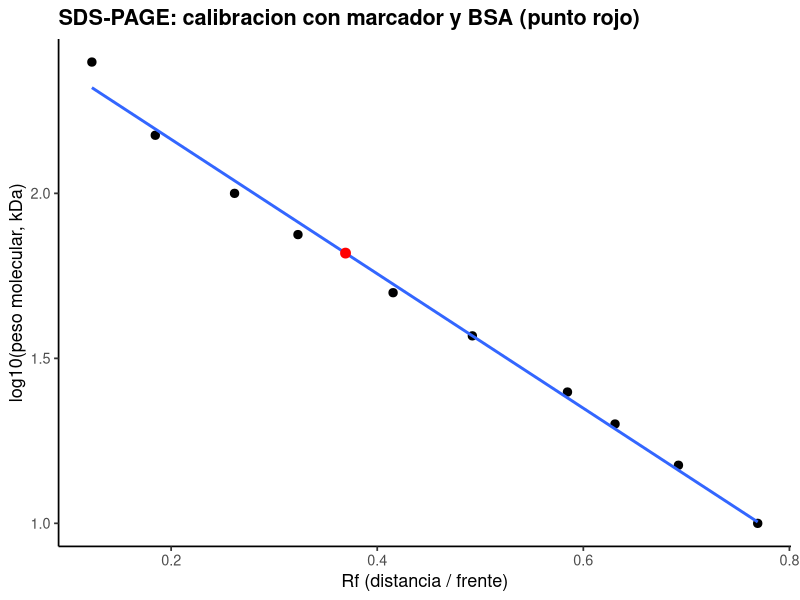
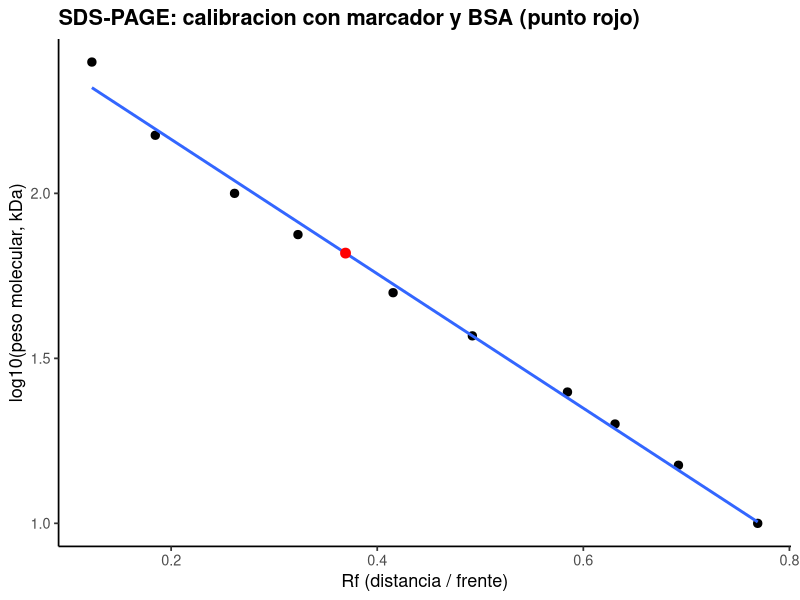

R code for these plots, in order:
# ==========================================================================
# P2. SDS-PAGE: peso molecular a partir de la migracion
# ==========================================================================
# Autor: Dr. Jose Juan Torres Martinez
# Docente de Ciencias Quimicas
# Universidad Autonoma de San Luis Potosi (UASLP)
# Mexico
#
# Material academico para estudiantes
# Serie "Bioseparaciones" - Laboratorio, Practica 2. SDS-PAGE
#
# Descripcion: Se calcula el Rf de cada banda (distancia recorrida entre distancia del frente, 65 mm) y se ajusta log10(PM) contra Rf con el marcador de peso molecular. Con esa recta se estima el peso molecular de la albumina (BSA) a partir de su Rf medido.
#
# Objetivos de aprendizaje:
#   - Calcular el Rf de cada banda del gel.
#   - Ajustar log10(PM) contra Rf con el marcador.
#   - Estimar el peso molecular de la BSA desde su migracion.

# Datos: datos_sds_page.csv (distancia migrada de cada banda del marcador y de la BSA; frente del gel 65 mm).
# ==========================================================================

library(tidyverse)

# --------------------------------------------------------------------------
# 1. Rf de cada banda
# --------------------------------------------------------------------------
# Rf = distancia recorrida por la banda / distancia recorrida por el
# frente del gel (65 mm, medido en el gel).
frente_mm <- 65

datos <- read_csv("datos_sds_page.csv", show_col_types = FALSE)

datos <- datos %>%
  mutate(rf = distancia_mm / frente_mm)

print(datos)

# --------------------------------------------------------------------------
# 2. Recta de calibracion log10(PM) contra Rf
# --------------------------------------------------------------------------
marcador <- filter(datos, carril == "Marcador")

ajuste <- lm(log10(peso_molecular_kda) ~ rf, data = marcador)
print(summary(ajuste))

# --------------------------------------------------------------------------
# 3. Peso molecular estimado de la BSA
# --------------------------------------------------------------------------
rf_bsa <- datos %>%
  filter(proteina == "BSA") %>%
  pull(rf)

pm_bsa <- 10^predict(ajuste, newdata = tibble(rf = rf_bsa))
print(tibble(rf_bsa = rf_bsa, peso_molecular_BSA_kda = pm_bsa))

# --------------------------------------------------------------------------
# 4. Grafica: calibracion y BSA
# --------------------------------------------------------------------------
grafica <- ggplot(marcador, aes(x = rf, y = log10(peso_molecular_kda))) +
  geom_point(size = 2.5) +
  geom_smooth(method = "lm", se = FALSE, linewidth = 1) +
  geom_point(
    data = tibble(rf = rf_bsa, y = log10(pm_bsa)),
    aes(x = rf, y = y), color = "red", size = 3
  ) +
  labs(
    x = "Rf (distancia / frente)",
    y = "log10(peso molecular, kDa)",
    title = "SDS-PAGE: calibracion con marcador y BSA (punto rojo)"
  ) +
  theme_classic(base_size = 13) +
  theme(plot.title = element_text(face = "bold"))

print(grafica)

# --------------------------------------------------------------------------
# 5. Exportar la grafica
# --------------------------------------------------------------------------
ggsave("02_sds_page.png", grafica,
       width = 18, height = 12, units = "cm", dpi = 300)

# --------------------------------------------------------------------------
# Interpretacion
# --------------------------------------------------------------------------
# - El Rf baja al subir el peso molecular: las proteinas grandes migran menos en el gel.
# - La BSA cae sobre la recta del marcador, cerca de 66 kDa, que es su peso molecular de referencia.

# --------------------------------------------------------------------------
# Que aprendimos
# --------------------------------------------------------------------------
# - En SDS-PAGE la separacion es por peso molecular, porque el SDS da la misma carga por unidad de longitud.
# - La recta log10(PM) contra Rf convierte una distancia medida en un peso molecular estimado.
